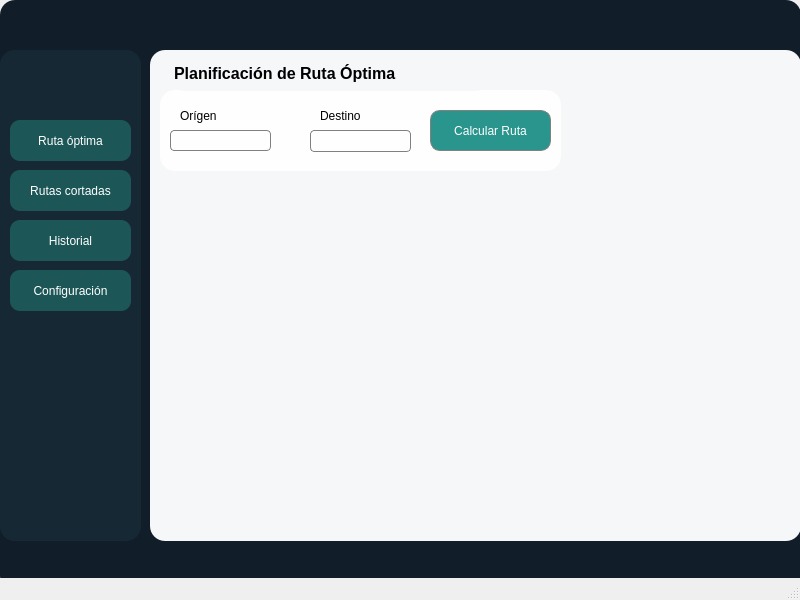
<?xml version="1.0" encoding="UTF-8"?>
<ui version="4.0">
 <class>MainWindow</class>
 <widget class="QMainWindow" name="MainWindow">
  <property name="geometry">
   <rect>
    <x>0</x>
    <y>0</y>
    <width>800</width>
    <height>600</height>
   </rect>
  </property>
  <property name="windowTitle">
   <string>MainWindow</string>
  </property>
  <widget class="QWidget" name="centralwidget">
   <widget class="QWidget" name="widget" native="true">
    <property name="geometry">
     <rect>
      <x>0</x>
      <y>0</y>
      <width>801</width>
      <height>591</height>
     </rect>
    </property>
    <property name="autoFillBackground">
     <bool>false</bool>
    </property>
    <property name="styleSheet">
     <string notr="true">background-color: #111E2A;
border-radius: 15px;</string>
    </property>
    <widget class="QListWidget" name="listWidget">
     <property name="geometry">
      <rect>
       <x>0</x>
       <y>50</y>
       <width>141</width>
       <height>491</height>
      </rect>
     </property>
     <property name="styleSheet">
      <string notr="true">background-color: #172835;</string>
     </property>
    </widget>
    <widget class="QPushButton" name="pushButton">
     <property name="geometry">
      <rect>
       <x>10</x>
       <y>120</y>
       <width>121</width>
       <height>41</height>
      </rect>
     </property>
     <property name="styleSheet">
      <string notr="true">background-color: #1D5657;
font: 900 9pt &quot;Segoe UI Black&quot;;
color: white;
border-radius: 10px;</string>
     </property>
     <property name="text">
      <string>Ruta óptima</string>
     </property>
    </widget>
    <widget class="QPushButton" name="pushButton_2">
     <property name="geometry">
      <rect>
       <x>10</x>
       <y>170</y>
       <width>121</width>
       <height>41</height>
      </rect>
     </property>
     <property name="styleSheet">
      <string notr="true">background-color: #1D5657;
font: 900 9pt &quot;Segoe UI Black&quot;;
color: white;
border-radius: 10px;</string>
     </property>
     <property name="text">
      <string>Rutas cortadas</string>
     </property>
    </widget>
    <widget class="QPushButton" name="pushButton_3">
     <property name="geometry">
      <rect>
       <x>10</x>
       <y>220</y>
       <width>121</width>
       <height>41</height>
      </rect>
     </property>
     <property name="styleSheet">
      <string notr="true">background-color: #1D5657;
font: 900 9pt &quot;Segoe UI Black&quot;;
color: white;
border-radius: 10px;</string>
     </property>
     <property name="text">
      <string>Historial</string>
     </property>
    </widget>
    <widget class="QPushButton" name="pushButton_4">
     <property name="geometry">
      <rect>
       <x>10</x>
       <y>270</y>
       <width>121</width>
       <height>41</height>
      </rect>
     </property>
     <property name="styleSheet">
      <string notr="true">background-color: #1D5657;
font: 900 9pt &quot;Segoe UI Black&quot;;
color: white;
border-radius: 10px;</string>
     </property>
     <property name="text">
      <string>Configuración</string>
     </property>
    </widget>
    <widget class="QWidget" name="widget_2" native="true">
     <property name="geometry">
      <rect>
       <x>150</x>
       <y>50</y>
       <width>651</width>
       <height>491</height>
      </rect>
     </property>
     <property name="styleSheet">
      <string notr="true">background-color: #F6F7F9;
border: rounded;</string>
     </property>
     <widget class="QWidget" name="widget_3" native="true">
      <property name="geometry">
       <rect>
        <x>10</x>
        <y>40</y>
        <width>401</width>
        <height>81</height>
       </rect>
      </property>
      <property name="styleSheet">
       <string notr="true">background-color: #FEFEFE;
font: 900 9pt &quot;Segoe UI Black&quot;;
color: black;
border-radius: 15px;</string>
      </property>
      <widget class="QToolButton" name="ButtonCiudadOrigen">
       <property name="geometry">
        <rect>
         <x>10</x>
         <y>40</y>
         <width>101</width>
         <height>21</height>
        </rect>
       </property>
       <property name="styleSheet">
        <string notr="true">background-color: #FEFEFE;
font: 900 9pt &quot;Segoe UI Black&quot;;
color: black;

border: 1px solid gray;
border-radius: 4px;
padding: 5px;</string>
       </property>
       <property name="text">
        <string/>
       </property>
       <property name="popupMode">
        <enum>QToolButton::ToolButtonPopupMode::InstantPopup</enum>
       </property>
      </widget>
      <widget class="QLabel" name="label">
       <property name="geometry">
        <rect>
         <x>20</x>
         <y>10</y>
         <width>81</width>
         <height>31</height>
        </rect>
       </property>
       <property name="styleSheet">
        <string notr="true">background-color: transparent;
font: 900 9pt &quot;Segoe UI Black&quot;;
color: black;

</string>
       </property>
       <property name="text">
        <string>Orígen</string>
       </property>
      </widget>
      <widget class="QLabel" name="label_2">
       <property name="geometry">
        <rect>
         <x>160</x>
         <y>10</y>
         <width>81</width>
         <height>31</height>
        </rect>
       </property>
       <property name="styleSheet">
        <string notr="true">background-color: transparent;
font: 900 9pt &quot;Segoe UI Black&quot;;
color: black;

</string>
       </property>
       <property name="text">
        <string>Destino</string>
       </property>
      </widget>
      <widget class="QPushButton" name="pushButton_5">
       <property name="geometry">
        <rect>
         <x>270</x>
         <y>20</y>
         <width>121</width>
         <height>41</height>
        </rect>
       </property>
       <property name="styleSheet">
        <string notr="true">background-color: #29958D;
font: 900 9pt &quot;Segoe UI Black&quot;;
color: white;

border: 1px solid gray;
border-radius: 10px;
padding: 5px;</string>
       </property>
       <property name="text">
        <string>Calcular Ruta</string>
       </property>
      </widget>
      <widget class="QToolButton" name="ButtonCiudadDestino">
       <property name="geometry">
        <rect>
         <x>150</x>
         <y>40</y>
         <width>101</width>
         <height>22</height>
        </rect>
       </property>
       <property name="styleSheet">
        <string notr="true">background-color: #FEFEFE;
font: 900 9pt &quot;Segoe UI Black&quot;;
color: black;

border: 1px solid gray;
border-radius: 4px;
padding: 5px;</string>
       </property>
       <property name="text">
        <string/>
       </property>
       <property name="popupMode">
        <enum>QToolButton::ToolButtonPopupMode::InstantPopup</enum>
       </property>
      </widget>
     </widget>
     <widget class="QTextEdit" name="textEdit">
      <property name="geometry">
       <rect>
        <x>20</x>
        <y>10</y>
        <width>321</width>
        <height>31</height>
       </rect>
      </property>
      <property name="html">
       <string>&lt;!DOCTYPE HTML PUBLIC &quot;-//W3C//DTD HTML 4.0//EN&quot; &quot;http://www.w3.org/TR/REC-html40/strict.dtd&quot;&gt;
&lt;html&gt;&lt;head&gt;&lt;meta name=&quot;qrichtext&quot; content=&quot;1&quot; /&gt;&lt;meta charset=&quot;utf-8&quot; /&gt;&lt;style type=&quot;text/css&quot;&gt;
p, li { white-space: pre-wrap; }
hr { height: 1px; border-width: 0; }
li.unchecked::marker { content: &quot;\2610&quot;; }
li.checked::marker { content: &quot;\2612&quot;; }
&lt;/style&gt;&lt;/head&gt;&lt;body style=&quot; font-family:'Segoe UI'; font-size:9pt; font-weight:400; font-style:normal;&quot;&gt;
&lt;p style=&quot; margin-top:0px; margin-bottom:0px; margin-left:0px; margin-right:0px; -qt-block-indent:0; text-indent:0px;&quot;&gt;&lt;span style=&quot; font-size:12pt; font-weight:700; color:#000000;&quot;&gt;Planificación de Ruta Óptima&lt;/span&gt;&lt;/p&gt;&lt;/body&gt;&lt;/html&gt;</string>
      </property>
     </widget>
     <widget class="QGraphicsView" name="graphicsViewMapa">
      <property name="geometry">
       <rect>
        <x>20</x>
        <y>130</y>
        <width>621</width>
        <height>341</height>
       </rect>
      </property>
     </widget>
    </widget>
   </widget>
  </widget>
  <widget class="QMenuBar" name="menubar">
   <property name="geometry">
    <rect>
     <x>0</x>
     <y>0</y>
     <width>800</width>
     <height>22</height>
    </rect>
   </property>
  </widget>
  <widget class="QStatusBar" name="statusbar"/>
 </widget>
 <resources/>
 <connections/>
</ui>
